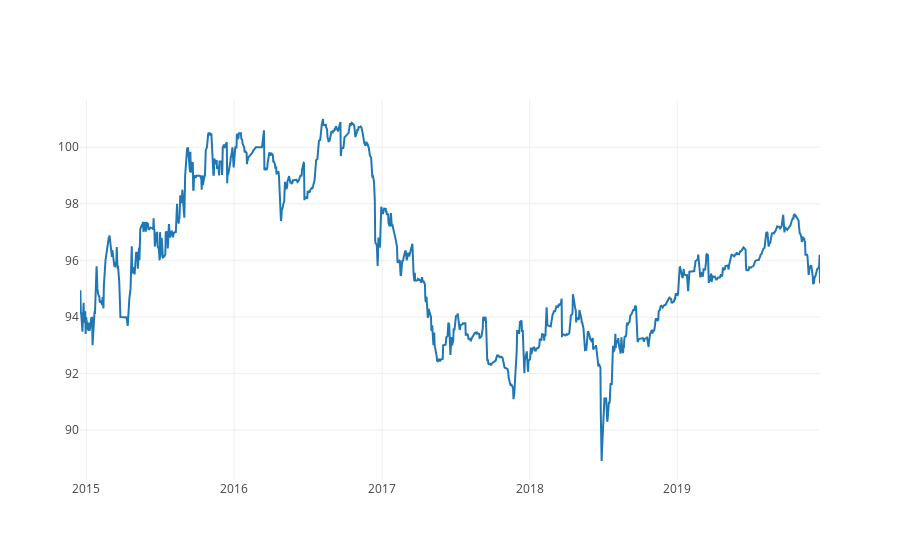

This figure's notebook cell:
### Code cell


### Figure 1 — Plotly figure (JSON) as saved in the notebook; plotly's stock layout.template omitted (floating-point values rounded to 4 significant figures; data arrays with more than 128 entries replaced by an {"elided": "..."} marker saying what was removed)
{"data": [{"type": "scatter", "uid": "7181acdd-09a5-4ddf-8bf9-5d47d0988aae", "x": {"elided": "1215 str values"}, "y": {"elided": "1215 float values"}}], "layout": {}}
